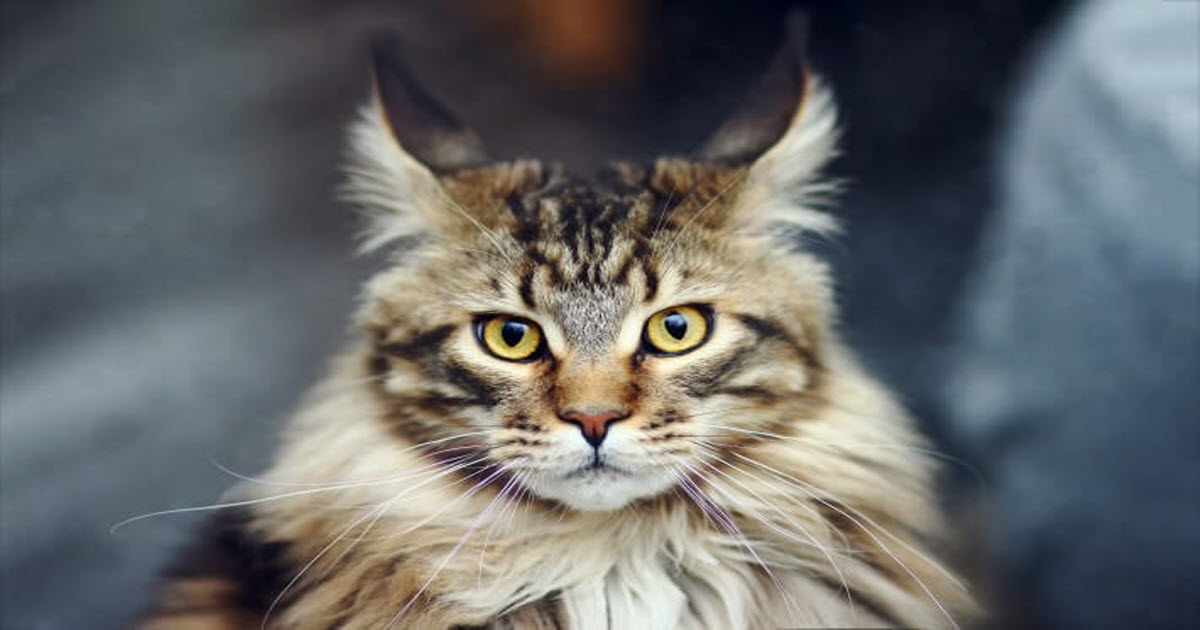
#> input picture random_images/transparent_cat.jpg, 1200 x 630 px
$ jupyter execute --allow-errors photoshop.ipynb
#> lines starting #> are read from the running program, lines starting #| are printed output that depends on the picture
[cell 1]
from PIL import Image

def merge(im1, im2, opacity):
    h = max(im1.size[1], im2.size[1])
    im = Image.new("RGBA", (im1.size[0], h))

    im.paste(im1)
    im.paste(im2, (im1.size[0], opacity))

    return im

def roll(im, delta):
    """Roll an image sideways."""
    xsize, ysize = im.size

    delta = delta % xsize
    if delta == 0:
        return im

    part1 = im.crop((0, 0, delta, ysize))
    part2 = im.crop((delta, 0, xsize, ysize))
    im.paste(part1, (xsize - delta, 0, xsize, ysize))
    im.paste(part2, (0, 0, xsize - delta, ysize))

    return im

def roll_top(im, delta):
    """Roll an image sideways."""
    im = im.transpose(Image.ROTATE_90)
    roll(im, delta)

# [10 lines of commented-out code are left out]

    return im.transpose(Image.ROTATE_270)

[cell 2]
transparent_cat = Image.open("random_images/transparent_cat.jpg")
#> transparent_cat is the input picture: PIL image 1200x630 RGB; mean R, G, B 102.7, 104.3, 104.9
llama = Image.open("random_images/llama.jpg")
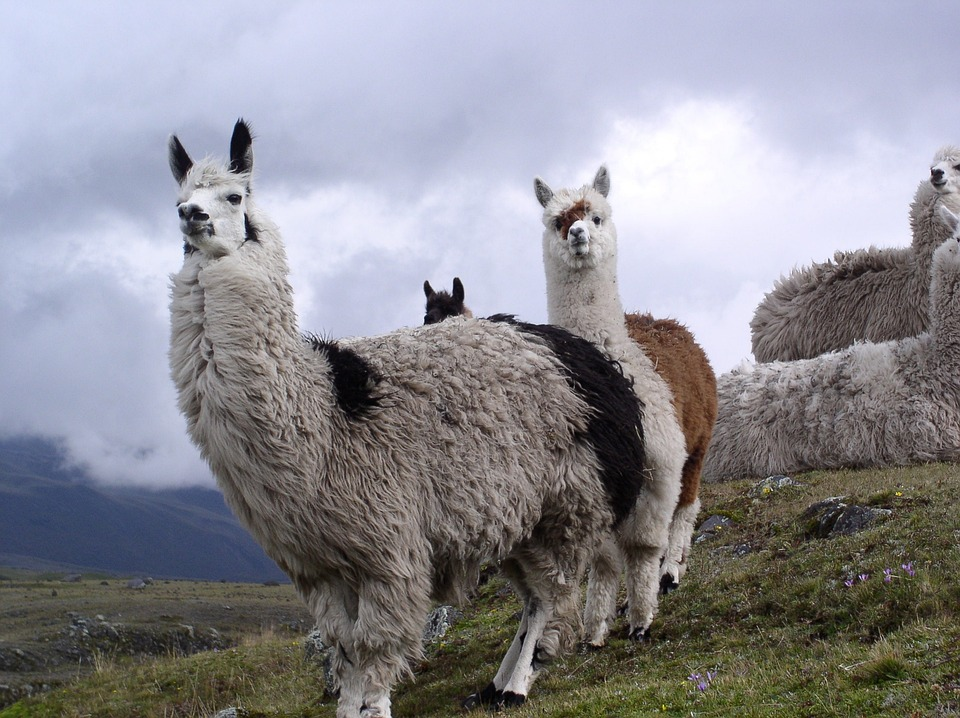
#> input picture random_images/llama.jpg, 960 x 718 px
#> llama is the input picture: PIL image 960x718 RGB; mean R, G, B 140.7, 139.9, 146.5
# merge(llama, transparent_cat, 50).show()
llama_rolled = roll(llama, 475).convert("L")#.show()
llama_rolled = roll_top(llama_rolled, 120)
llama_rolled.save("random_images/llama_rolled_xy.jpg")

[cell 3]
house = Image.open("./imagenet_images/ILSVRC2012_val_00038221.JPEG")
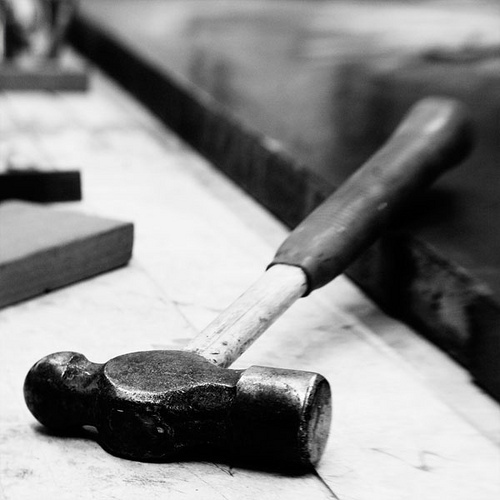
#> input picture imagenet_images/ILSVRC2012_val_00038221.JPEG, 500 x 500 px
#> house is the input picture: PIL image 500x500 RGB; mean R, G, B 138.4, 138.4, 138.4
house90 = house.transpose(Image.ROTATE_90)
house180 = house.transpose(Image.ROTATE_180)
house270 = house.transpose(Image.ROTATE_270)

house.save("random_images/hammer.jpg")
house90.save("random_images/hammer90.jpg")
house180.save("random_images/hammer180.jpg")
house270.save("random_images/hammer270.jpg")

[cell 4]
red, green, blue = Image.open("random_images/llama.jpg").split()
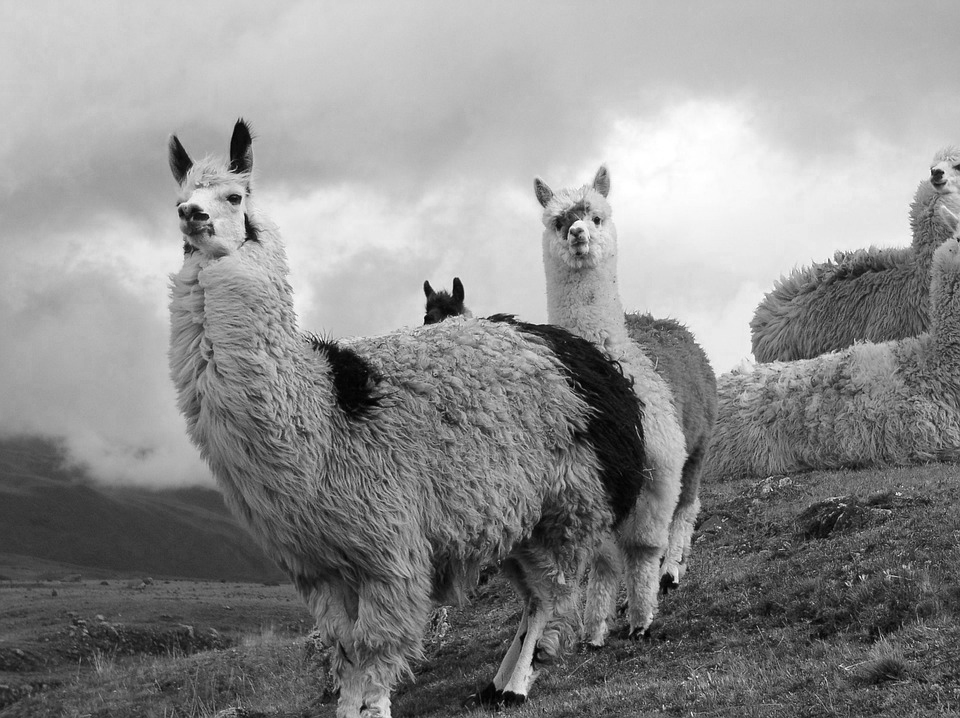
#> red: PIL image 960x718 L; min 0, max 255, mean 140.7
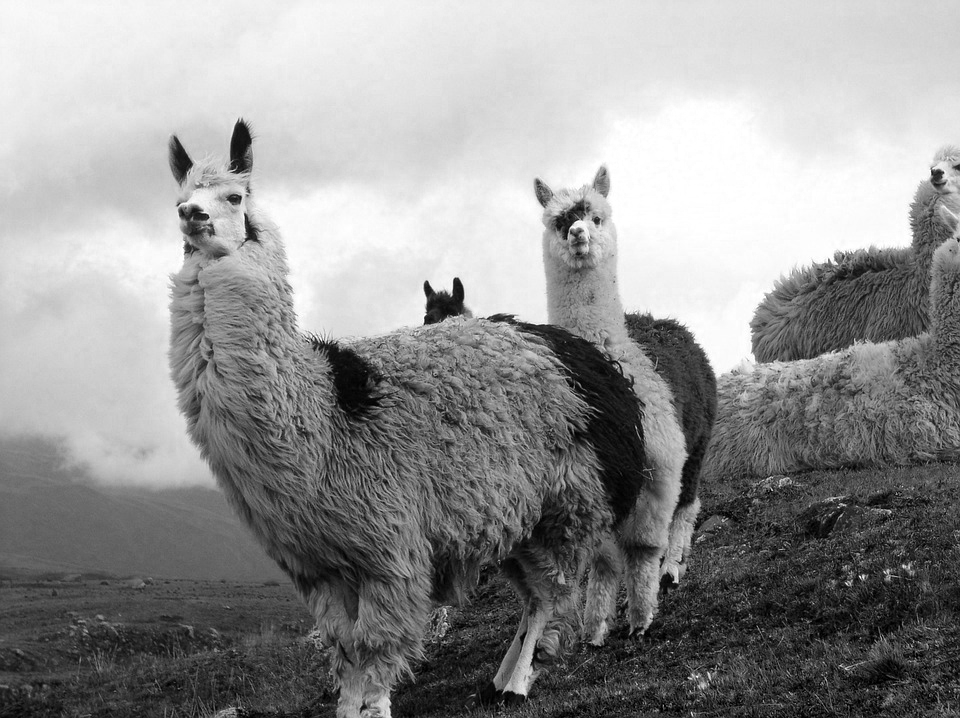
#> blue: PIL image 960x718 L; min 0, max 255, mean 146.5
zeroed_band = red.point(lambda _: 0)
#> zeroed_band: PIL image 960x718 L; every value is 0

red_merge = Image.merge("RGB", (red, zeroed_band, zeroed_band)).save("random_images/llama_red.jpg")
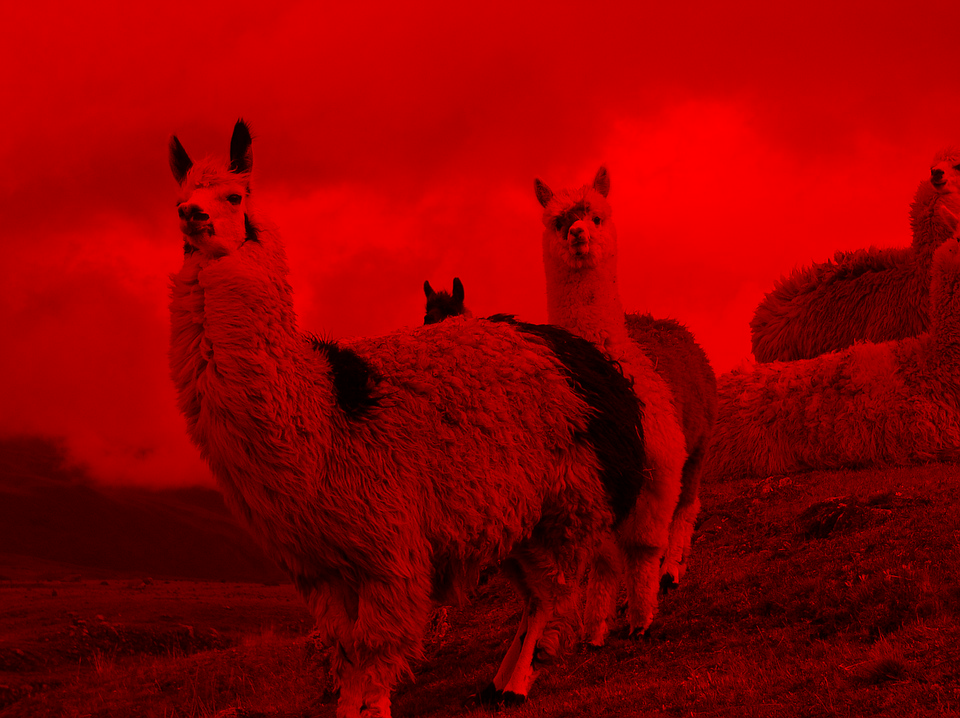
#> saved as llama_red.jpg: PIL image 960x718 RGB; mean R, G, B 140.7, 0, 0

green_merge = Image.merge("RGB", (zeroed_band, green, zeroed_band)).save("random_images/llama_green.jpg")
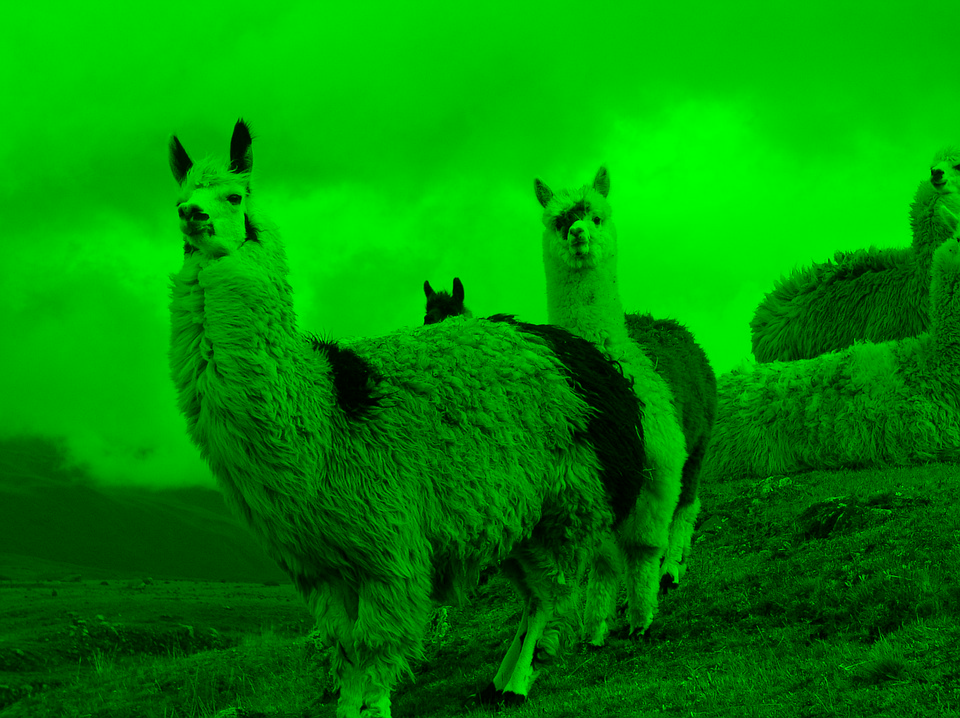
#> saved as llama_green.jpg: PIL image 960x718 RGB; mean R, G, B 0, 139.9, 0

blue_merge = Image.merge("RGB", (zeroed_band, zeroed_band, blue)).save("random_images/llama_blue.jpg")
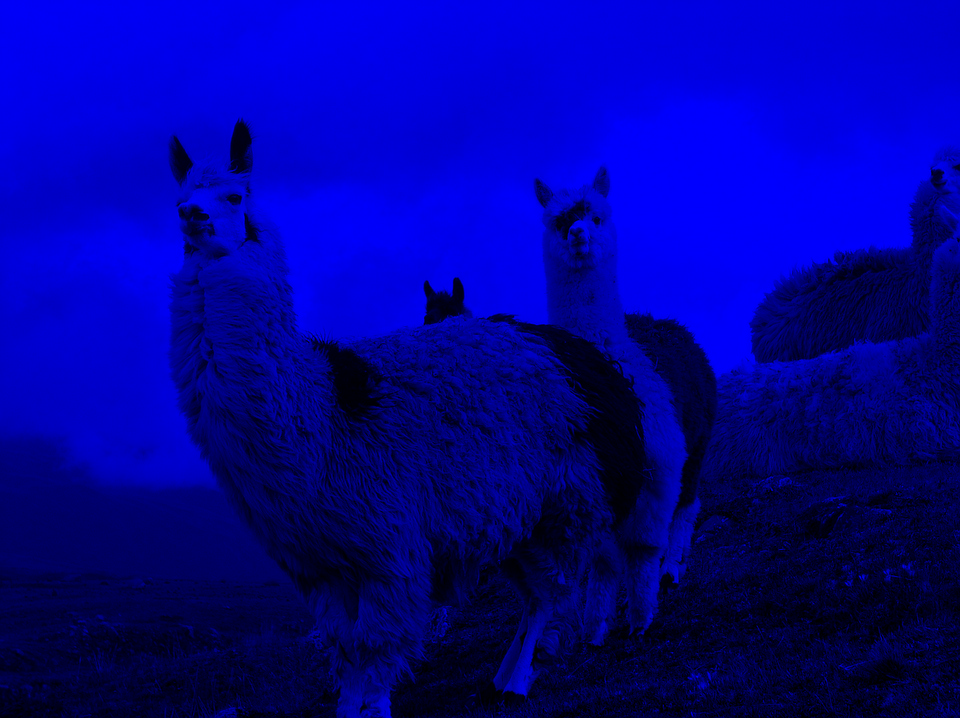
#> saved as llama_blue.jpg: PIL image 960x718 RGB; mean R, G, B 0, 0, 146.5
